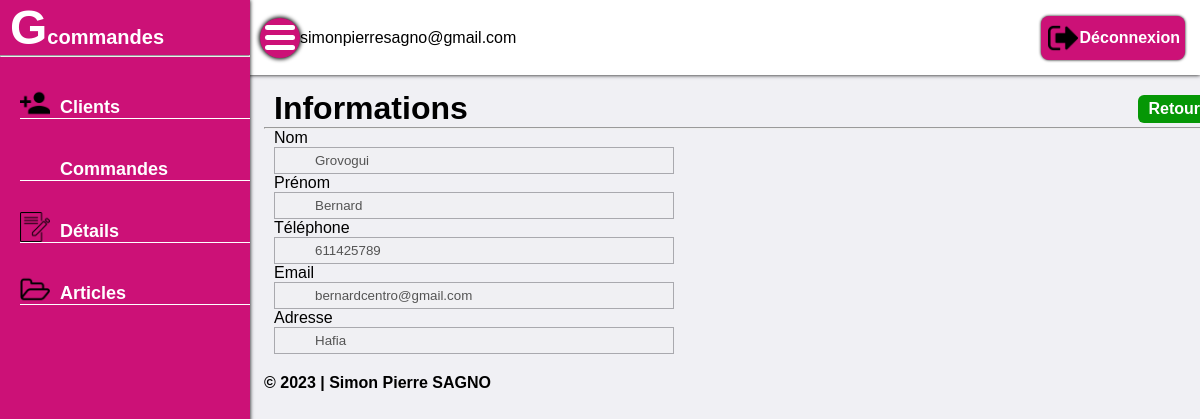
The app's page /voirClient_2.php?id=1 with its own data.
### tables this page shows
CREATE TABLE `t_client` (
  `id_client` int(10) UNSIGNED NOT NULL,
  `nom_client` varchar(255) DEFAULT NULL,
  `prenom_client` varchar(255) DEFAULT NULL,
  `tel_client` int(10) DEFAULT NULL,
  `email_client` varchar(255) DEFAULT NULL,
  `adresse_client` varchar(255) DEFAULT NULL
);

### voirClient_2.php (the view, shortened to what this page needs)
<?php
    try{
        $pdo = new PDO("mysql:host=localhost;dbname=g_commande;charset=utf8","root","");
    }catch (PDOException $exception) {
        header("Location:404.php");
    }
    $id = $_GET["id"];
    $requette = $pdo->prepare("SELECT id_client, nom_client, prenom_client, tel_client, email_client, adresse_client FROM t_client WHERE id_client=$id LIMIT 1");
    $requette->execute();
    $valeur = $requette->fetch();
?>
<!DOCTYPE html>
<html lang="en">
<head>
    <link rel="stylesheet" href="style.css">
</head>
<body>
    <div class="wrap">
        <div class="slide_bar">
            <h1>G<span>commandes</span></h1>
            <hr>
            <div class="slide_list">
                    <a href="adminClient.php">
                        <img src="icone/client.png" alt="">
                        <span>Clients</span>
                    </a>
                    <a href="adminCommande.php">
                        <span>Commandes</span>
                    </a>
                    <a href="adminDetail.php">
                        <img src="icone/detail.png" alt="">
                        <span>Détails</span>
                    </a>
                    <a href="adminArticle.php">
                        <img src="icone/article.png" alt="">
                        <span>Articles</span>
                    </a>
            </div>
        </div>
        <div class="header">
            <div class="sub_option">
                <div class="menu_icon"></div>
                <span>simonpierresagno@gmail.com</span>
            </div>
            <div class="subMenu_item">
                <a href="#" id="disconnect">
                    <img src="icone/deconnexion.png" alt="">
                    <span>Déconnexion</span>
                </a>
            </div>
        </div>
        <div class="main" style="height: 80vh;">
            <div class="main_option">
                <h1>Informations</h1>
                <div class="main_sub_option">
                    <a href="adminClient.php">Retour</a>
                </div>
            </div>
            <hr>
            <div class="main_table">
                <form action="" method="POST">
                    <label>Nom</label>
                    <input type="text" name="nom" id="" value="<?php echo $valeur["nom_client"]; ?>" disabled>
                    <label>Prénom</label>
                    <input type="text" name="prenom" id="" value="<?php echo $valeur["prenom_client"]; ?>" disabled>
                    <label>Téléphone</label>
                    <input type="tel" name="tel" id="" value="<?php echo $valeur["tel_client"]; ?>"min="0" maxlength="9" disabled>
                    <label>Email</label>
                    <input type="email" name="email" id="" value="<?php echo $valeur["email_client"]; ?>" disabled>
                    <label>Adresse</label>
                    <input type="text" name="adresse" id="" value="<?php echo $valeur["adresse_client"]; ?>" disabled>
                </form>
            </div>
            <div class="footer">
                <span id="footer">© 2023 | Simon Pierre SAGNO</span>
            </div>
        </div>
    </div>
</body>
</html>

### style.css (style rules this page uses)
* { margin: 0; padding: 0; font-family: Poppins Light, sans-serif ; box-sizing: border-box; text-decoration: none; }
body { background: rgba(227, 227, 234, 0.5); }
.slide_bar { position: fixed; top: 0; left: 0; bottom: 0; width: 250px; overflow: hidden; height: 100%; background: #c17;; z-index: 10; box-shadow: 0 0 4px #000; }
.slide_bar h1 { font-size: 48px; color: #fff; margin-left: 10px; }
.slide_bar h1 span { font-size: 20px; }
.slide_list { margin-left: 20px; }
.slide_list a img { width: 30px; margin-right: 10px; }
.slide_list a { display: flex; align-items: center; margin-top: 30px; border-bottom: 1px solid #fff ; }
.slide_list a span { color: #fff; margin-top: 10px; font-weight: bold; font-size: 18px; }
.header { position: fixed; width: 86%; margin-left: 190px; height: 75px; background: #fff; display: flex; align-items: center; justify-content: space-between; box-shadow: 0 0 4px #000; }
.sub_option { display: flex; align-items: center; justify-content: space-between; margin-left: 260px; }
.menu_icon { position: relative; display: flex; align-items: center; justify-content: center; height: 40px; width: 40px; border-radius: 50%; cursor: pointer; background: #c17; box-shadow: 0 0 4px 1px #000; }
.menu_icon::before { content: ""; position: absolute; width: 30px; height: 5px; background: #fff; border-radius: 8px; box-shadow: 0 10px 0#fff; transform: translateY(-10px); }
.menu_icon::after { content: ""; position: absolute; width: 30px; height: 5px; background: #fff; border-radius: 8px; transform: translateY(10px); }
.subMenu_item { display: flex; align-items: center; margin-right: 15px; }
.subMenu_item img { width: 30px; margin: 2px; }
#disconnect { display: flex; align-items: center; background: #c17; padding: 5px; border-radius: 8px; box-shadow: 0 0 3px #000; }
#disconnect span { color: #fff; font-weight: 600; }
#disconnect img { width: 30px; }
.main { position: absolute; width: 80%; margin-left: 264px; height: 73vh; margin-top: 90px; z-index: -10; }
.main_option { display: flex; justify-content: space-between; }
.main_option h1 { margin-left: 10px; }
.main_sub_option { display: flex; align-items: center; margin-right: 10px; }
.main_sub_option a { background: rgb(5, 151, 5); padding: 5px 10px; border-radius: 6px; margin: 4px; color: #fff; font-weight: 600; }
.main_table { width: 100%; }
.main_table form { width: 400px; margin-left: 10px; display: flex; flex-direction: column; }
.main_table form input { padding: 5px 10%; border: 1px solid rgba(101, 101, 107, 0.5); }
.footer { margin-top: 20px; }
.footer #footer { color: #000; font-weight: 600; }
@media screen and (max-width : 2500px) { .header { width: 100%; margin-left: 0; } }
@media screen and (max-width : 1500px) { .header { width: 100%; margin-left: 0; } }

### records on screen
t_client: nom "Grovogui", prenom "Bernard", tel "611425789", email "bernardcentro@gmail.com", adresse "Hafia"
